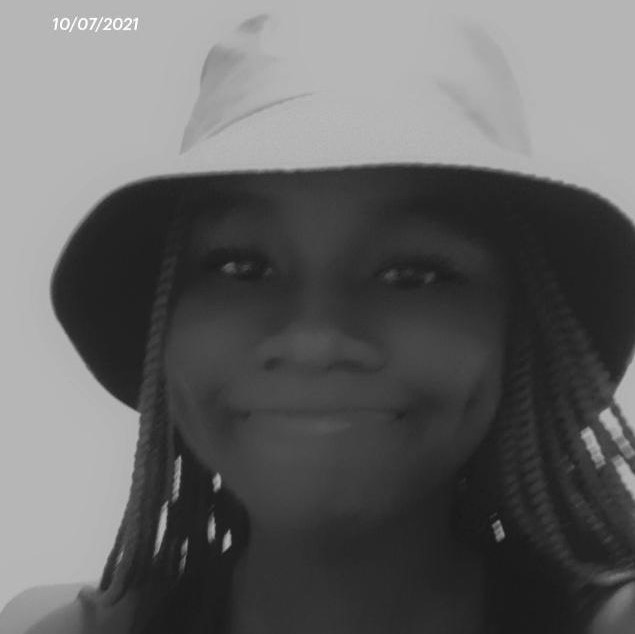
#> input picture sample1.jpeg, 635 x 634 px
$ python main.py
#> lines starting #> are read from the running program, lines starting #| are printed output that depends on the picture
import sys
from PIL import Image

# pass the image as command line argument
img = Image.open("sample1.jpeg")
#> img is the input picture: PIL image 635x634 RGB; min 19, max 255, mean 99.2

# resize the image
width, height = img.size
#> width = 635; height = 634
aspect_ratio = height/width
#> aspect_ratio = 0.998
new_width = 120
new_height = aspect_ratio * new_width * 0.55
#> new_height = 65.9
img = img.resize((new_width, int(new_height)))
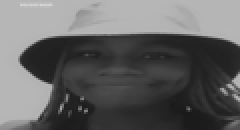
#> img: PIL image 120x65 RGB (shown 2 times larger); min 24, max 213, mean 99.2
# new size of image
# print(img.size)

# convert image to greyscale format
img = img.convert('L')
#> img: PIL image 120x65 L

pixels = img.getdata()

# replace each pixel with a character from array
chars = ["B","S","#","&","@","$","%","*","!",":","."]
new_pixels = [chars[pixel//25] for pixel in pixels]
#> new_pixels = 7800 items, first 6: '*', '*', '*', '*', '*', '*'
new_pixels = ''.join(new_pixels)

# split string of chars into multiple strings of length equal to new width and create a list
new_pixels_count = len(new_pixels)
#> new_pixels_count = 7800
ascii_image = [new_pixels[index:index + new_width] for index in range(0, new_pixels_count, new_width)]
#> ascii_image = 65 items
ascii_image = "\n".join(ascii_image)
print(ascii_image)

# write to a text file.
with open("ascii_image.txt", "w") as f:
    f.write(ascii_image)
